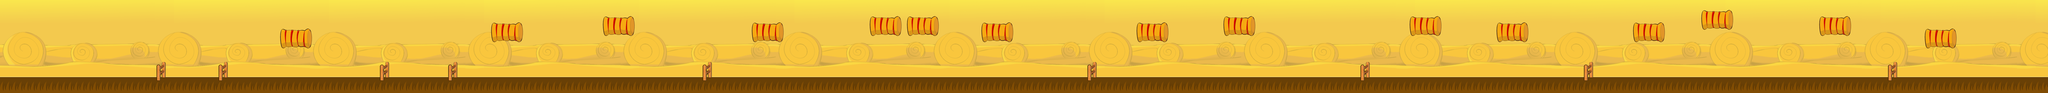

Tiled map render using the project's own tile images. Description and the map definition, with tile-layer contents summarised, below:
An orthogonal 330x15 tile map with 32x32 px tiles, 2 tile layers (sky, ground) and 99 objects (28x t10, 21x t5, 16x ground, 15x mt20, 9x fence, ...).

<map version="1.0" orientation="orthogonal" renderorder="right-down" width="330" height="15" tilewidth="32" tileheight="32">
 <tileset firstgid="1" name="tileset" tilewidth="32" tileheight="32">
  <image source="gfx/tileset.png" width="800" height="1300" />
 </tileset>
 <layer name="sky" width="330" height="15">
  <data>[4950 cells, 4950 non-empty, 369 distinct tile ids]</data>
 </layer>
 <layer name="ground" width="330" height="15">
  <data>[4950 cells, 4950 non-empty, 41 distinct tile ids]</data>
 </layer>
 <objectgroup name="Object Layer 1" width="0" height="0">
  <object name="ground" x="-2" y="410" width="10559" height="67" />
  <object name="fence" x="812" y="333" width="32" height="72" />
  <object name="fence" x="1966" y="338" width="30" height="68" />
  <object name="fence" x="3629" y="337" width="30" height="67" />
  <object name="ground" x="1457" y="181" width="142" height="55" />
  <object name="t5" x="1474" y="114" width="52" height="50" />
  <object name="fence" x="5612" y="339" width="30" height="64" />
  <object name="fence" x="7021" y="334" width="31" height="68" />
  <object name="fence" x="8173" y="335" width="28" height="66" />
  <object name="fence" x="9740" y="338" width="31" height="69" />
  <object name="end" x="10533" y="9" width="12" height="393" />
  <object name="fence" x="1132" y="333" width="32" height="72" />
  <object name="t5" x="435" y="323" width="52" height="50" />
  <object name="t10" x="518" y="321" width="52" height="50" />
  <object name="t10" x="624" y="319" width="52" height="50" />
  <object name="t10" x="703" y="103" width="52" height="50" />
  <object name="t10" x="822" y="61" width="52" height="50" />
  <object name="mt10" x="1064" y="62" width="52" height="50" />
  <object name="t10" x="1053" y="260" width="52" height="50" />
  <object name="t10" x="1273" y="284" width="52" height="50" />
  <object name="t5" x="1488" y="308" width="52" height="50" />
  <object name="mt10" x="1302" y="98" width="52" height="50" />
  <object name="t5" x="1691" y="196" width="52" height="50" />
  <object name="t10" x="1957" y="249" width="52" height="50" />
  <object name="mt10" x="1954" y="15" width="52" height="50" />
  <object name="ground" x="2544" y="147" width="140" height="62" />
  <object name="fence" x="2317" y="338" width="30" height="68" />
  <object name="mt10" x="2243" y="335" width="52" height="50" />
  <object name="t10" x="2133" y="332" width="52" height="50" />
  <object name="t10" x="2371" y="110" width="52" height="50" />
  <object name="t10" x="2586" y="321" width="52" height="50" />
  <object name="mt20" x="2587" y="67" width="52" height="50" />
  <object name="ground" x="3120" y="113" width="140" height="62" />
  <object name="t5" x="2812" y="125" width="52" height="50" />
  <object name="t5" x="2908" y="155" width="52" height="50" />
  <object name="mt20" x="2962" y="331" width="52" height="50" />
  <object name="t5" x="3157" y="313" width="52" height="50" />
  <object name="t10" x="3161" y="35" width="52" height="50" />
  <object name="ground" x="3889" y="115" width="140" height="62" />
  <object name="mt20" x="3482" y="335" width="52" height="50" />
  <object name="mt20" x="3897" y="41" width="52" height="50" />
  <object name="t10" x="4007" y="40" width="52" height="50" />
  <object name="t5" x="3742" y="93" width="52" height="50" />
  <object name="t5" x="3787" y="257" width="52" height="50" />
  <object name="t5" x="3928" y="323" width="52" height="50" />
  <object name="t5" x="4019" y="283" width="52" height="50" />
  <object name="mt10" x="4390" y="310" width="52" height="50" />
  <object name="mt10" x="4528" y="307" width="52" height="50" />
  <object name="ground" x="4498" y="116" width="140" height="62" />
  <object name="ground" x="4688" y="114" width="140" height="62" />
  <object name="ground" x="5074" y="147" width="140" height="62" />
  <object name="t5" x="4939" y="157" width="52" height="50" />
  <object name="t10" x="4538" y="36" width="52" height="50" />
  <object name="t10" x="4727" y="34" width="52" height="50" />
  <object name="t10" x="4763" y="282" width="52" height="50" />
  <object name="mt20" x="4646" y="346" width="52" height="50" />
  <object name="mt20" x="5110" y="72" width="52" height="50" />
  <object name="t5" x="4341" y="106" width="52" height="50" />
  <object name="t10" x="5117" y="317" width="52" height="50" />
  <object name="mt20" x="5520" y="340" width="52" height="50" />
  <object name="t10" x="5599" y="90" width="52" height="50" />
  <object name="ground" x="5872" y="148" width="140" height="62" />
  <object name="ground" x="6322" y="85" width="140" height="62" />
  <object name="mt10" x="5870" y="70" width="52" height="50" />
  <object name="t10" x="5972" y="76" width="52" height="50" />
  <object name="t10" x="5886" y="317" width="52" height="50" />
  <object name="mt20" x="6230" y="318" width="52" height="50" />
  <object name="t10" x="6206" y="96" width="52" height="50" />
  <object name="t5" x="6361" y="3" width="52" height="50" />
  <object name="mt20" x="7002" y="18" width="52" height="50" />
  <object name="t10" x="6618" y="52" width="52" height="50" />
  <object name="t10" x="6734" y="53" width="52" height="50" />
  <object name="t5" x="7167" y="277" width="52" height="50" />
  <object name="mt20" x="7318" y="14" width="52" height="50" />
  <object name="ground" x="7280" y="85" width="140" height="62" />
  <object name="ground" x="7729" y="148" width="140" height="62" />
  <object name="mt20" x="7640" y="327" width="52" height="50" />
  <object name="t5" x="7544" y="127" width="52" height="50" />
  <object name="t5" x="7764" y="62" width="52" height="50" />
  <object name="ground" x="8436" y="150" width="140" height="62" />
  <object name="ground" x="8785" y="53" width="140" height="62" />
  <object name="ground" x="9393" y="115" width="140" height="62" />
  <object name="ground" x="9937" y="148" width="140" height="62" />
  <object name="mt20" x="8477" y="321" width="52" height="50" />
  <object name="t10" x="8045" y="310" width="52" height="50" />
  <object name="t5" x="8251" y="186" width="52" height="50" />
  <object name="t5" x="8445" y="78" width="52" height="50" />
  <object name="mt10" x="8547" y="78" width="52" height="50" />
  <object name="mt20" x="8826" y="-12" width="52" height="50" />
  <object name="t10" x="8745" y="277" width="52" height="50" />
  <object name="t10" x="8865" y="326" width="52" height="50" />
  <object name="mt20" x="9181" y="335" width="52" height="50" />
  <object name="t10" x="9172" y="140" width="52" height="50" />
  <object name="t10" x="9400" y="33" width="52" height="50" />
  <object name="mt20" x="9633" y="85" width="52" height="50" />
  <object name="t5" x="9501" y="40" width="52" height="50" />
  <object name="t10" x="9907" y="66" width="52" height="50" />
  <object name="mt10" x="9996" y="325" width="52" height="50" />
  <object name="t5" x="10014" y="62" width="52" height="50" />
 </objectgroup>
</map>